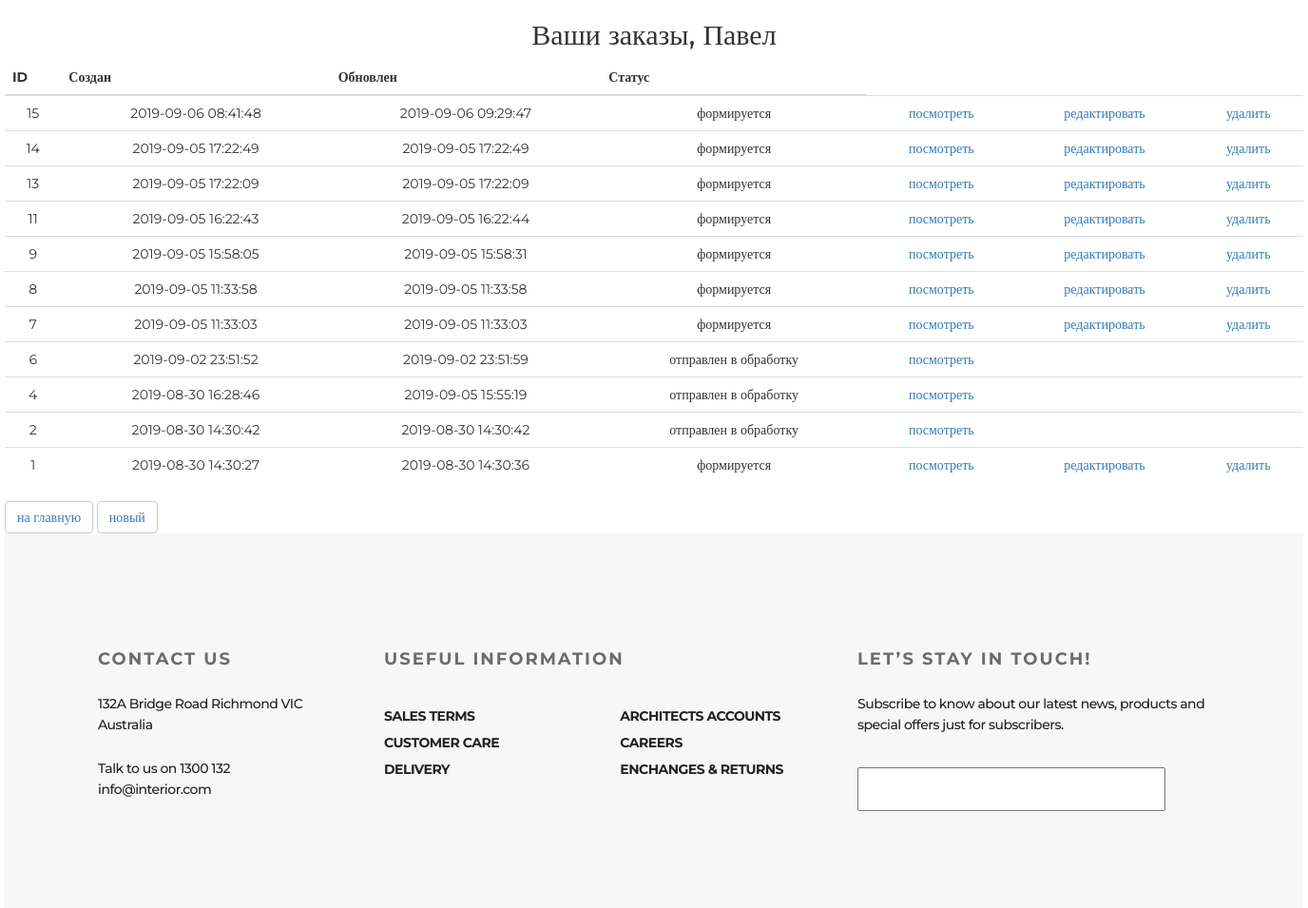
Screenshot of /order/ (signed in) with the database file from the repository.
### authapp/models.py (models this page shows, shortened)
class ShopUser(AbstractUser):
    avatar = models.ImageField(upload_to='user_avatar', blank=True)
    age = models.PositiveIntegerField(verbose_name='Возраст', null=True, default=18)
    activation_key = models.CharField(max_length=128, blank=True)
    activation_key_expires = models.DateTimeField(default=now() + timedelta(hours=48))

### ordersapp/models.py (models this page shows, shortened)
class Order(models.Model):
    FORMING = 'FM'
    SENT_TO_PROCEED = 'STP'
    PROCEEDED = 'PRD'
    PAID = 'PD'
    READY = 'RDY'
    CANCEL = 'CNC'
    ORDER_STATUS_CHOICES = (
        (FORMING, 'формируется'),
        (SENT_TO_PROCEED, 'отправлен в обработку'),
        (PAID, 'оплачен'),
        (PROCEEDED, 'обрабатывается'),
        (READY, 'готов к выдаче'),
        (CANCEL, 'отменен'),
    )
    user = models.ForeignKey(settings.AUTH_USER_MODEL, on_delete=models.CASCADE)
    created = models.DateTimeField(verbose_name='создан', auto_now_add=True)
    updated = models.DateTimeField(verbose_name='обновлен', auto_now=True)
    status = models.CharField(verbose_name='статус', max_length=3, choices=ORDER_STATUS_CHOICES, default=FORMING)
    is_active = models.BooleanField(verbose_name='активен', default=True)
    class Meta:
        ordering = ('-created',)
        verbose_name = 'заказ'
        verbose_name_plural = 'заказы'

### ordersapp/views.py (the view)
# urls.py: path('', ordersapp.OrderList.as_view(), name='orders_list'),
class OrderList(ListView):
    model = Order
    def get_queryset(self):
        return Order.objects.filter(user=self.request.user)
    def get(self, request, *args, **kwargs):
        print('kwargs', kwargs)
        return super().get(request, *args, **kwargs)
    def get_context_data(self, *args, **kwargs):
        context = super().get_context_data(*args, **kwargs)
        context['page_title'] = 'Список заказов'
        return context
    template_name = 'order_list.html'
    """

    dispatch()
    # итоговый список
    get_queryset()
    get_context_data()
    get()

    """
    """
    get_template_names()
    setup()
    http_method_not_allowed()
    get_context_object_name()
    render_to_response()
    """

### context_processors/basketProc.py (called while the page is built)
def basketProc(request):
    print(f'context processor basket works')
    item1 = []
    item2 = []
    item3 = []
    item4 = []
    newbasket = []
    if request.user.is_authenticated:
        basket_items = Basket.objects.filter(user=request.user).select_related('user', 'product').select_related('product')
        if basket_items:                                                        #  basket_items = QuerySet
            for i in basket_items:
                item1.append(i.product.category.name)
                item2.append(i.product.name)
                item3.append(i.product.price)
                item4.append(i.quantity)
        basketzip = zip(item1, item2, item3, item4)
        print(len(Basket.objects.filter(user=request.user)))
        newbasket = (list(basketzip))
    return {'BasketP': newbasket}

### ordersapp/templates/order_list.html
{% extends 'orderbase.html' %}
{% load static %}
{% block content %}
    <div class="h2 text-center head">
        Ваши заказы, {% if user.first_name %}{{ user.first_name|title}}{% else %}Пользователь{% endif %}
    </div>
    <table class="table orders_list">
        <thead>
          <tr>
            <th>ID</th>
            <th>Создан</th>
            <th>Обновлен</th>
            <th>Статус</th>
          </tr>
        </thead>
        <tbody>
            {% for item in object_list %}
                {% if item.is_active %}
                <tr>
                    <td class="td1 orders_list">{{ item.pk }}</td>
                    <td>{{ item.created|date:"Y-m-d H:i:s" }}</td>
                    <td>{{ item.updated|date:"Y-m-d H:i:s" }}</td>
                    <td>{{ item.get_status_display }}</td>
                    <td>
                        <a href="{% url 'order:order_read' item.pk %}">посмотреть</a>
                    </td>
                    <td>
                        {% if item.status == 'FM' %}
                            <a href="{% url 'order:order_update' item.pk %}">редактировать</a>
                        {% endif %}
                    </td>
                    <td>
                        {% if item.status == 'FM' %}
                            <a href="{% url 'order:order_delete' item.pk %}">удалить</a>
                        {% endif %}
                    </td>
                </tr>
                {% endif %}
            {% endfor %}
        </tbody>
    </table>
    <button class="btn btn-default btn-round">
        <a href="{% url 'main:index' %}">
            на главную
        </a>
    </button>
    <button class="btn btn-default btn-round">
        <a href="{% url 'order:order_create' %}">
            новый
        </a>
    </button>
{% endblock %}

### static/style.css (style rules this page uses)
* { margin: 0; padding: 0; }
.context_basket_table tr, td { text-align: center; }
body { font-family: "Montserrat" }

### rows the page displays
ShopUser: first_name "Павел"
Order: pk "15", created "2019-09-06 08:41:48", updated "2019-09-06 09:29:47", status "формируется", shows "редактировать", shows "удалить"
Order: pk "14", created "2019-09-05 17:22:49", updated "2019-09-05 17:22:49", status "формируется", shows "редактировать", shows "удалить"
Order: pk "13", created "2019-09-05 17:22:09", updated "2019-09-05 17:22:09", status "формируется", shows "редактировать", shows "удалить"
Order: pk "11", created "2019-09-05 16:22:43", updated "2019-09-05 16:22:44", status "формируется", shows "редактировать", shows "удалить"
Order: pk "9", created "2019-09-05 15:58:05", updated "2019-09-05 15:58:31", status "формируется", shows "редактировать", shows "удалить"
Order: pk "8", created "2019-09-05 11:33:58", updated "2019-09-05 11:33:58", status "формируется", shows "редактировать", shows "удалить"
Order: pk "7", created "2019-09-05 11:33:03", updated "2019-09-05 11:33:03", status "формируется", shows "редактировать", shows "удалить"
Order: pk "6", created "2019-09-02 23:51:52", updated "2019-09-02 23:51:59", status "отправлен в обработку"
Order: pk "4", created "2019-08-30 16:28:46", updated "2019-09-05 15:55:19", status "отправлен в обработку"
Order: pk "2", created "2019-08-30 14:30:42", updated "2019-08-30 14:30:42", status "отправлен в обработку"
Order: pk "1", created "2019-08-30 14:30:27", updated "2019-08-30 14:30:36", status "формируется", shows "редактировать", shows "удалить"
